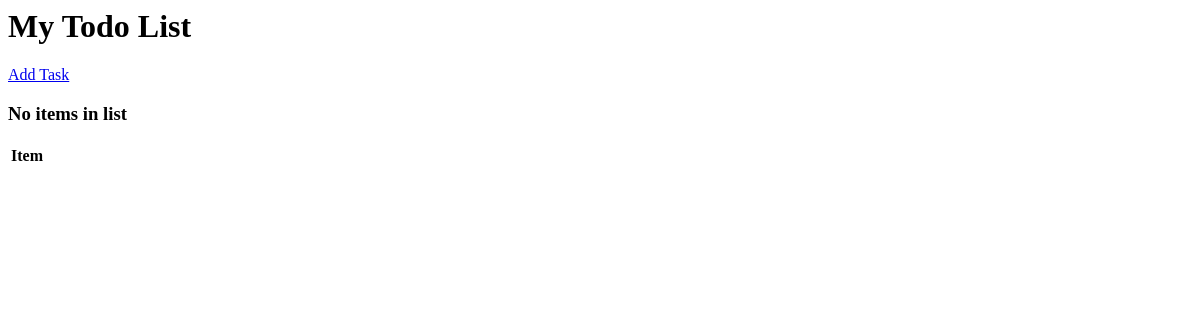
Before: / with the older database file.
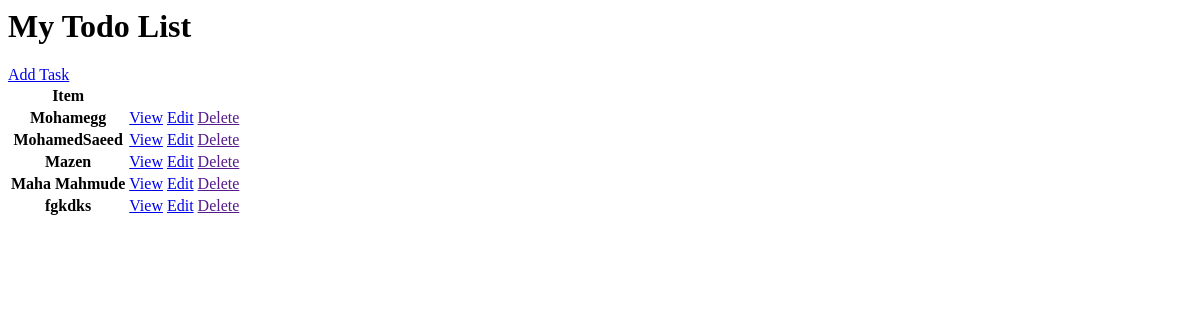
After: the same page with the newer database file.
### base/models.py (models this page shows, shortened)
class Task(models.Model):
    user=models.ForeignKey(User,on_delete=models.CASCADE,null=True,blank=True)
    title=models.CharField(max_length=200)
    description =models.TextField(null=True,blank=True)
    complete =models.BooleanField(default=False)
    created=models.DateTimeField(auto_now_add=True)
    class meta:
         ordering= ['complete']

### base/views.py (the view)
# urls.py: path('', TaskList.as_view() , name="tasks"),
class TaskList(ListView):
    model=Task
    context_object_name='tasks'

### base/templates/base/task_list.html
<h1>My Todo List</h1>
<a href="{%url 'task-create' %}">Add Task</a>
<table>
    <tr>
        <th>Item</th>
        <th></th>
    </tr>
    {% for task in tasks %}
    <tr>
        <th>{{task.title}}</th>
        <td><a href="{%url 'task' task.id%}">View</a></td>
        <td><a href="{%url 'task-update' task.id%}">Edit</a></td>
        <td><a href="">Delete</a></td>
    </tr>
    {%empty%}
    <h3>No items in list</h3>
    {% endfor %}
</table>

Changed rows visible on the page:
added Task: title "Mohamegg"
added Task: title "MohamedSaeed"
added Task: title "Mazen"
added Task: title "Maha Mahmude"
added Task: title "fgkdks"
Other visible differences:
text no longer shown: "No items in list"
